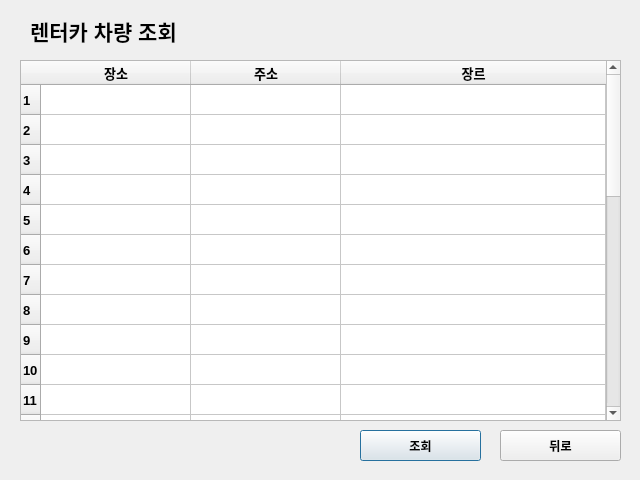
<?xml version="1.0" encoding="UTF-8"?>
<ui version="4.0">
 <class>trip</class>
 <widget class="QDialog" name="trip">
  <property name="geometry">
   <rect>
    <x>0</x>
    <y>0</y>
    <width>640</width>
    <height>480</height>
   </rect>
  </property>
  <property name="windowTitle">
   <string>Dialog</string>
  </property>
  <widget class="QTableWidget" name="search_bar">
   <property name="geometry">
    <rect>
     <x>20</x>
     <y>60</y>
     <width>601</width>
     <height>361</height>
    </rect>
   </property>
   <property name="font">
    <font>
     <pointsize>10</pointsize>
     <weight>75</weight>
     <bold>true</bold>
    </font>
   </property>
   <property name="verticalScrollBarPolicy">
    <enum>Qt::ScrollBarAsNeeded</enum>
   </property>
   <property name="showDropIndicator" stdset="0">
    <bool>true</bool>
   </property>
   <property name="dragEnabled">
    <bool>false</bool>
   </property>
   <property name="dragDropOverwriteMode">
    <bool>true</bool>
   </property>
   <property name="gridStyle">
    <enum>Qt::SolidLine</enum>
   </property>
   <property name="rowCount">
    <number>30</number>
   </property>
   <attribute name="horizontalHeaderVisible">
    <bool>true</bool>
   </attribute>
   <attribute name="horizontalHeaderCascadingSectionResizes">
    <bool>false</bool>
   </attribute>
   <attribute name="horizontalHeaderDefaultSectionSize">
    <number>150</number>
   </attribute>
   <attribute name="horizontalHeaderHighlightSections">
    <bool>true</bool>
   </attribute>
   <attribute name="horizontalHeaderShowSortIndicator" stdset="0">
    <bool>true</bool>
   </attribute>
   <attribute name="horizontalHeaderStretchLastSection">
    <bool>true</bool>
   </attribute>
   <attribute name="verticalHeaderVisible">
    <bool>true</bool>
   </attribute>
   <attribute name="verticalHeaderCascadingSectionResizes">
    <bool>false</bool>
   </attribute>
   <attribute name="verticalHeaderHighlightSections">
    <bool>true</bool>
   </attribute>
   <attribute name="verticalHeaderShowSortIndicator" stdset="0">
    <bool>false</bool>
   </attribute>
   <attribute name="verticalHeaderStretchLastSection">
    <bool>true</bool>
   </attribute>
   <row/>
   <row/>
   <row/>
   <row/>
   <row/>
   <row/>
   <row/>
   <row/>
   <row/>
   <row/>
   <row/>
   <row/>
   <row/>
   <row/>
   <row/>
   <row/>
   <row/>
   <row/>
   <row/>
   <row/>
   <row/>
   <row/>
   <row/>
   <row/>
   <row/>
   <row/>
   <row/>
   <row/>
   <row/>
   <row/>
   <column>
    <property name="text">
     <string>장소</string>
    </property>
    <property name="font">
     <font>
      <pointsize>10</pointsize>
     </font>
    </property>
   </column>
   <column>
    <property name="text">
     <string>주소</string>
    </property>
    <property name="font">
     <font>
      <pointsize>10</pointsize>
     </font>
    </property>
   </column>
   <column>
    <property name="text">
     <string>장르</string>
    </property>
    <property name="font">
     <font>
      <pointsize>10</pointsize>
     </font>
    </property>
   </column>
  </widget>
  <widget class="QPushButton" name="sear">
   <property name="geometry">
    <rect>
     <x>360</x>
     <y>430</y>
     <width>121</width>
     <height>31</height>
    </rect>
   </property>
   <property name="font">
    <font>
     <weight>75</weight>
     <bold>true</bold>
    </font>
   </property>
   <property name="text">
    <string>조회</string>
   </property>
  </widget>
  <widget class="QLabel" name="name">
   <property name="geometry">
    <rect>
     <x>30</x>
     <y>10</y>
     <width>151</width>
     <height>41</height>
    </rect>
   </property>
   <property name="font">
    <font>
     <pointsize>16</pointsize>
     <weight>75</weight>
     <bold>true</bold>
    </font>
   </property>
   <property name="text">
    <string>렌터카 차량 조회</string>
   </property>
   <property name="buddy">
    <cstring>name</cstring>
   </property>
  </widget>
  <widget class="QPushButton" name="back">
   <property name="geometry">
    <rect>
     <x>500</x>
     <y>430</y>
     <width>121</width>
     <height>31</height>
    </rect>
   </property>
   <property name="font">
    <font>
     <weight>75</weight>
     <bold>true</bold>
    </font>
   </property>
   <property name="text">
    <string>뒤로</string>
   </property>
  </widget>
  <zorder>search_bar</zorder>
  <zorder>name</zorder>
  <zorder>back</zorder>
  <zorder>sear</zorder>
 </widget>
 <resources/>
 <connections/>
</ui>
